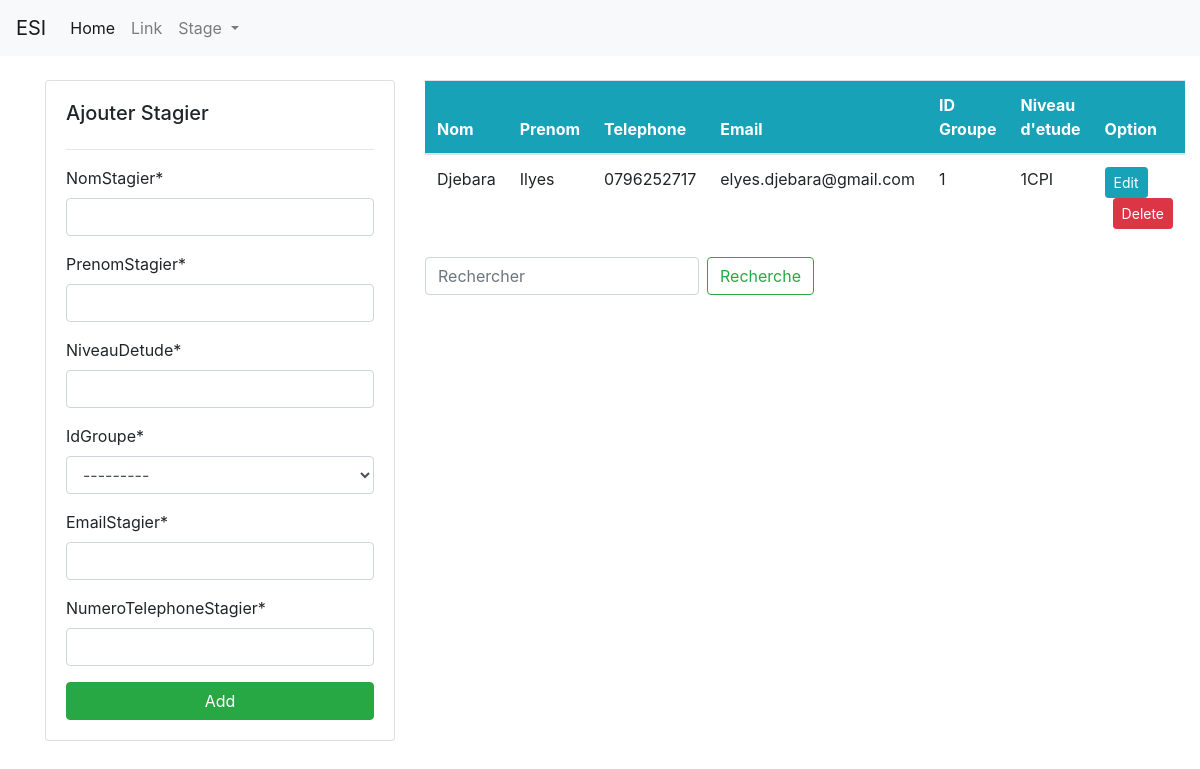
Page /Stagier/ on the earlier database version.
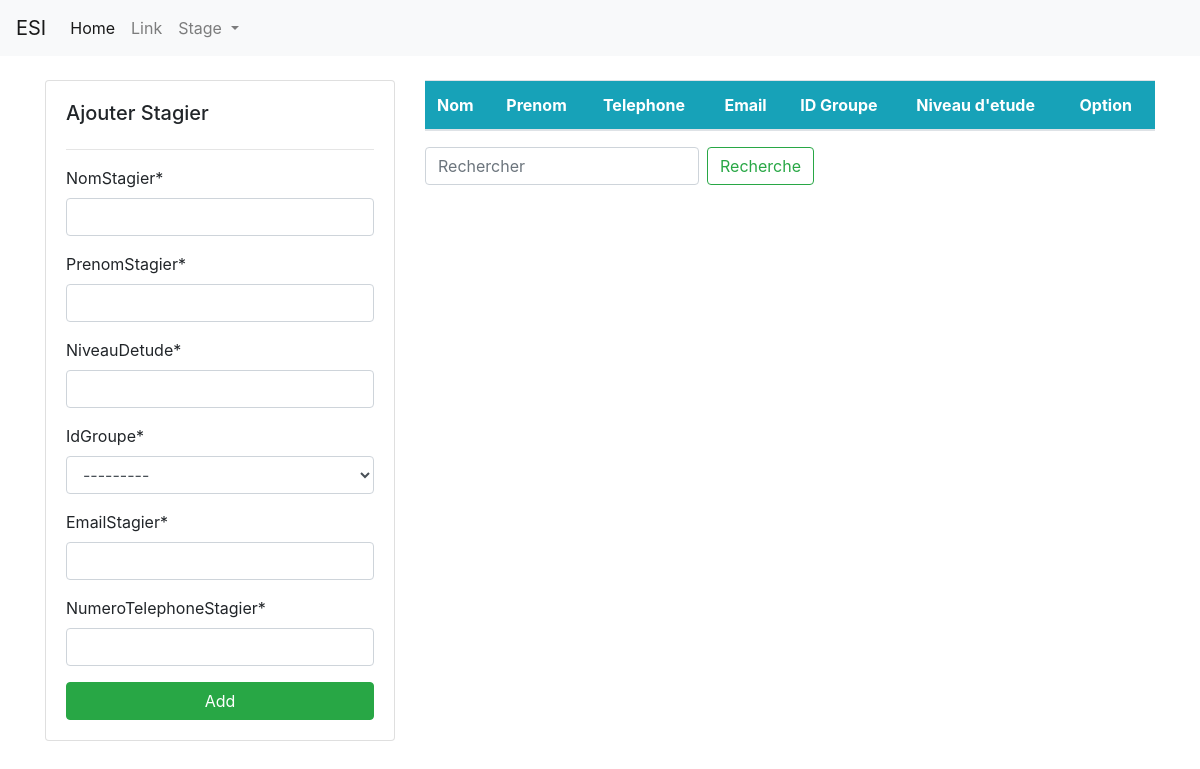
Same page on the later database version.
### gestionnaire/models.py (models this page shows, shortened)
class Stagier(models.Model):
    nomStagier = models.CharField(max_length=120)
    prenomStagier = models.CharField(max_length=120)
    niveauDetude = models.CharField(max_length=80)
    idGroupe = models.ForeignKey(Groupe, on_delete=models.CASCADE)
    emailStagier = models.CharField(max_length=120)
    numeroTelephoneStagier = models.CharField(max_length=120)

class Groupe(models.Model):
    dateStage = models.DateField()
    numStage = models.ForeignKey(Stage, on_delete=models.CASCADE)
    idPromoteur = models.ForeignKey(Promoteur, on_delete=models.CASCADE)
    numEncadreur = models.ForeignKey(Encadreur, on_delete=models.CASCADE)
    def __str__(self):
        return f'{self.id}'

### gestionnaire/views.py (the view)
# urls.py: path('Stagier/', views.getStagier, name='dashboard-Stagier'),
def getStagier(request):
    items = Stagier.objects.all()
    if request.method == 'POST':
        form = StagierForm(request.POST)
        if form.is_valid():
            form.save()
            return redirect('Stagier-dashboard')
    else:
        form = StagierForm()
    context = {
        'items': items,
        'form': form,
    }
    return render(request, 'dashboard/Stagier.html', context)

### gestionnaire/forms.py
class StagierForm (forms.ModelForm ):
    class Meta:
        model = Stagier
        fields = '__all__'

### gestionnaire/templates/dashboard/Stagier.html (shortened to what this page needs)
{% extends 'partials/base.html' %}
{% load crispy_forms_tags %}
{% block content %}
<div class="row my-4">
    <div class="col-md-4">
        <div class="card card-body">
            <h5>Ajouter Stagier</h5>
            <hr>
            <form method="POST">
                {{ form|crispy }}
                <input class="btn btn-success btn-block" type="submit" value="Add">
            </form>
        </div>
    </div>
    <div class="col-md-8">
        <table class="table bg-white">
            <thead class="bg-info text-white">
                <tr>
                    <th scope="col">Nom</th>
                    <th scope="col">Prenom</th>
                    <th scope="col">Telephone</th>
                    <th scope="col">Email</th>
                    <th scope="col">ID Groupe</th>
                    <th scope="col">Niveau d'etude</th>
                    <th scope="col">Option</th>
                </tr>
            </thead>
            <tbody>
                {% for item in items %}
                <tr>
                    <td>{{ item.nomStagier }}</td>
                    <td>{{ item.prenomStagier }}</td>
                    <td>{{ item.numeroTelephoneStagier }}</td>
                    <td>{{ item.emailStagier }}</td>
                    <td>{{ item.idGroupe }}</td>
                    <td>{{ item.niveauDetude }}</td>
                    <td>
                        <a class="btn btn-info btn-sm mr-2"
                            href="{% url 'dashboard-Stagier-edit' item.id %}">Edit</a>
                        <a class="btn btn-danger btn-sm ml-2"
                            href="{% url 'dashboard-Stagier-delete' item.id %}">Delete</a>
                    </td>
                </tr>
                {% endfor %}
            </tbody>
        </table>
        <form class="form-inline my-2 my-lg-0">
            <input class="form-control mr-sm-2" type="search" placeholder="Rechercher" aria-label="Rechercher">
            <button class="btn btn-outline-success my-2 my-sm-0" type="submit">Recherche</button>
        </form>
    </div>
</div>
{% endblock %}

Differences in the rows shown:
removed Stagier: nomStagier "Djebara", prenomStagier "Ilyes", numeroTelephoneStagier "0796252717", emailStagier "elyes.djebara@gmail.com", idGroupe "1", niveauDetude "1CPI"
